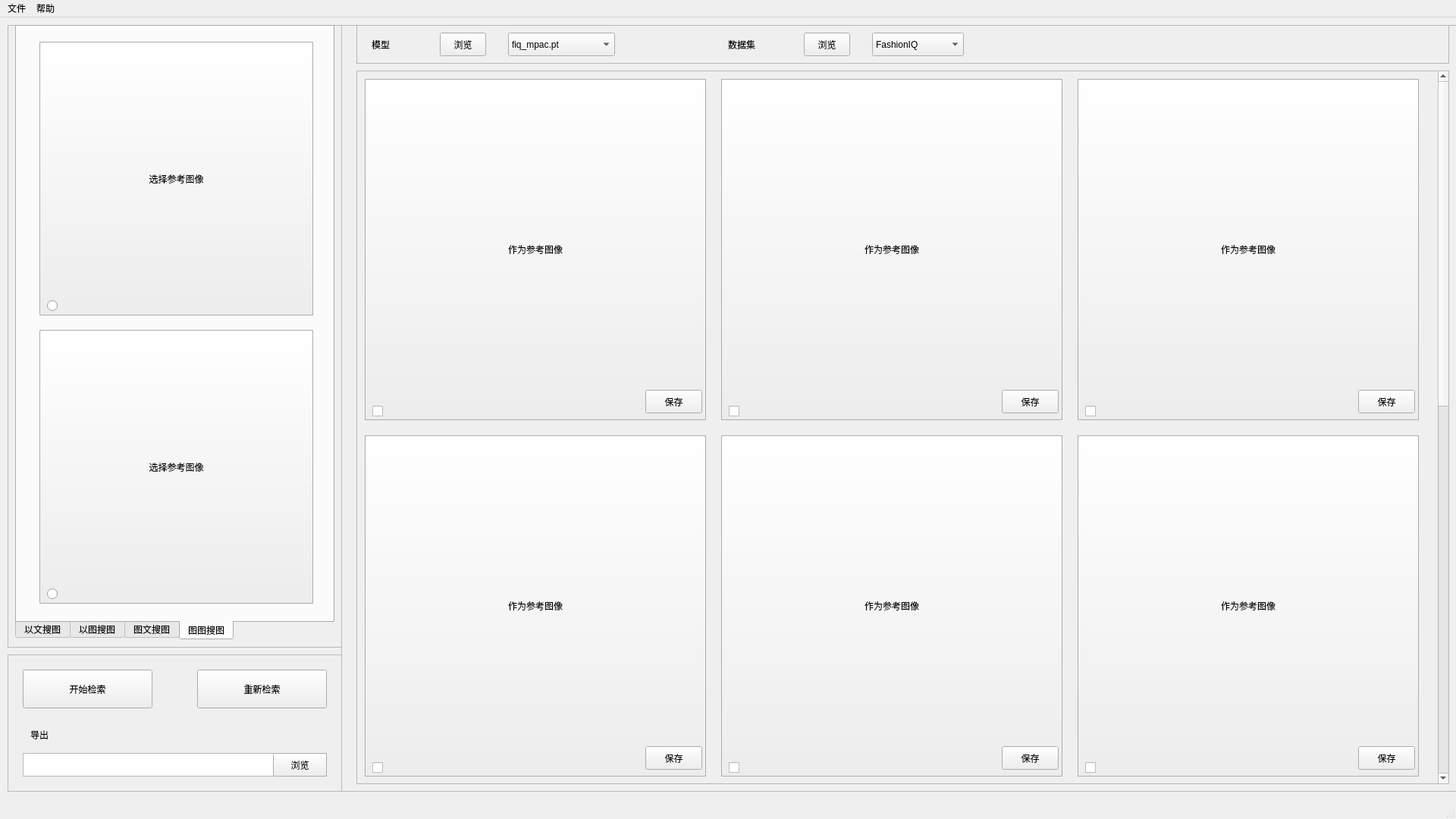
<?xml version="1.0" encoding="UTF-8"?>
<ui version="4.0">
 <class>MainWindow</class>
 <widget class="QMainWindow" name="MainWindow">
  <property name="geometry">
   <rect>
    <x>0</x>
    <y>0</y>
    <width>1920</width>
    <height>1080</height>
   </rect>
  </property>
  <property name="windowTitle">
   <string>MainWindow</string>
  </property>
  <widget class="QWidget" name="centralwidget">
   <widget class="QFrame" name="frame_2">
    <property name="geometry">
     <rect>
      <x>10</x>
      <y>10</y>
      <width>441</width>
      <height>821</height>
     </rect>
    </property>
    <property name="frameShape">
     <enum>QFrame::StyledPanel</enum>
    </property>
    <property name="frameShadow">
     <enum>QFrame::Raised</enum>
    </property>
    <widget class="QTabWidget" name="tabWidget">
     <property name="geometry">
      <rect>
       <x>10</x>
       <y>0</y>
       <width>421</width>
       <height>811</height>
      </rect>
     </property>
     <property name="tabPosition">
      <enum>QTabWidget::South</enum>
     </property>
     <property name="currentIndex">
      <number>3</number>
     </property>
     <widget class="QWidget" name="tab">
      <attribute name="title">
       <string>以文搜图</string>
      </attribute>
      <widget class="QTextEdit" name="textEdit">
       <property name="geometry">
        <rect>
         <x>10</x>
         <y>310</y>
         <width>401</width>
         <height>31</height>
        </rect>
       </property>
       <property name="styleSheet">
        <string notr="true">backgroud-color: rgb(255, 255, 255); font: 11pt &quot;微软雅黑&quot;;</string>
       </property>
      </widget>
      <widget class="QPushButton" name="pushButton_5">
       <property name="geometry">
        <rect>
         <x>110</x>
         <y>360</y>
         <width>196</width>
         <height>23</height>
        </rect>
       </property>
       <property name="text">
        <string>清空</string>
       </property>
      </widget>
      <widget class="QPushButton" name="pushButton_7">
       <property name="geometry">
        <rect>
         <x>380</x>
         <y>310</y>
         <width>31</width>
         <height>31</height>
        </rect>
       </property>
       <property name="text">
        <string/>
       </property>
       <property name="icon">
        <iconset>
         <normaloff>C:/Users/flash/Downloads/nav_全文检索.png</normaloff>C:/Users/flash/Downloads/nav_全文检索.png</iconset>
       </property>
      </widget>
     </widget>
     <widget class="QWidget" name="tab_2">
      <attribute name="title">
       <string>以图搜图</string>
      </attribute>
      <widget class="QGraphicsView" name="refView_0">
       <property name="geometry">
        <rect>
         <x>10</x>
         <y>170</y>
         <width>400</width>
         <height>400</height>
        </rect>
       </property>
      </widget>
      <widget class="QPushButton" name="refButton_0">
       <property name="geometry">
        <rect>
         <x>10</x>
         <y>170</y>
         <width>400</width>
         <height>400</height>
        </rect>
       </property>
       <property name="text">
        <string>选择参考图像</string>
       </property>
      </widget>
      <widget class="QPushButton" name="pushButton_10">
       <property name="geometry">
        <rect>
         <x>380</x>
         <y>540</y>
         <width>31</width>
         <height>31</height>
        </rect>
       </property>
       <property name="text">
        <string/>
       </property>
       <property name="icon">
        <iconset>
         <normaloff>C:/Users/flash/Downloads/nav_全文检索.png</normaloff>C:/Users/flash/Downloads/nav_全文检索.png</iconset>
       </property>
      </widget>
     </widget>
     <widget class="QWidget" name="tab_3">
      <attribute name="title">
       <string>图文搜图</string>
      </attribute>
      <widget class="QTextEdit" name="textEdit_2">
       <property name="geometry">
        <rect>
         <x>10</x>
         <y>550</y>
         <width>401</width>
         <height>31</height>
        </rect>
       </property>
       <property name="styleSheet">
        <string notr="true">font: 11pt &quot;微软雅黑&quot;;</string>
       </property>
      </widget>
      <widget class="QGraphicsView" name="refView_1">
       <property name="geometry">
        <rect>
         <x>10</x>
         <y>70</y>
         <width>400</width>
         <height>400</height>
        </rect>
       </property>
      </widget>
      <widget class="QPushButton" name="pushButton_8">
       <property name="geometry">
        <rect>
         <x>110</x>
         <y>610</y>
         <width>196</width>
         <height>23</height>
        </rect>
       </property>
       <property name="text">
        <string>清空</string>
       </property>
      </widget>
      <widget class="QPushButton" name="refButton_1">
       <property name="geometry">
        <rect>
         <x>10</x>
         <y>70</y>
         <width>400</width>
         <height>400</height>
        </rect>
       </property>
       <property name="text">
        <string>选择参考图像</string>
       </property>
      </widget>
      <widget class="QPushButton" name="pushButton_9">
       <property name="geometry">
        <rect>
         <x>380</x>
         <y>550</y>
         <width>31</width>
         <height>31</height>
        </rect>
       </property>
       <property name="text">
        <string/>
       </property>
       <property name="icon">
        <iconset>
         <normaloff>C:/Users/flash/Downloads/nav_全文检索.png</normaloff>C:/Users/flash/Downloads/nav_全文检索.png</iconset>
       </property>
      </widget>
     </widget>
     <widget class="QWidget" name="tab_4">
      <attribute name="title">
       <string>图图搜图</string>
      </attribute>
      <widget class="QGraphicsView" name="refView_2">
       <property name="geometry">
        <rect>
         <x>30</x>
         <y>20</y>
         <width>361</width>
         <height>361</height>
        </rect>
       </property>
      </widget>
      <widget class="QGraphicsView" name="refView_3">
       <property name="geometry">
        <rect>
         <x>30</x>
         <y>400</y>
         <width>361</width>
         <height>361</height>
        </rect>
       </property>
      </widget>
      <widget class="QRadioButton" name="radioButton_refii2i_0">
       <property name="geometry">
        <rect>
         <x>40</x>
         <y>360</y>
         <width>86</width>
         <height>16</height>
        </rect>
       </property>
       <property name="text">
        <string/>
       </property>
      </widget>
      <widget class="QRadioButton" name="radioButton_refii2i_1">
       <property name="geometry">
        <rect>
         <x>40</x>
         <y>740</y>
         <width>86</width>
         <height>16</height>
        </rect>
       </property>
       <property name="text">
        <string/>
       </property>
      </widget>
      <widget class="QPushButton" name="refButton_3">
       <property name="geometry">
        <rect>
         <x>30</x>
         <y>400</y>
         <width>361</width>
         <height>361</height>
        </rect>
       </property>
       <property name="text">
        <string>选择参考图像</string>
       </property>
      </widget>
      <widget class="QPushButton" name="refButton_2">
       <property name="geometry">
        <rect>
         <x>30</x>
         <y>20</y>
         <width>361</width>
         <height>361</height>
        </rect>
       </property>
       <property name="text">
        <string>选择参考图像</string>
       </property>
      </widget>
      <zorder>refView_2</zorder>
      <zorder>refButton_2</zorder>
      <zorder>refView_3</zorder>
      <zorder>refButton_3</zorder>
      <zorder>radioButton_refii2i_0</zorder>
      <zorder>radioButton_refii2i_1</zorder>
     </widget>
    </widget>
   </widget>
   <widget class="QFrame" name="frame_3">
    <property name="geometry">
     <rect>
      <x>10</x>
      <y>840</y>
      <width>441</width>
      <height>181</height>
     </rect>
    </property>
    <property name="frameShape">
     <enum>QFrame::StyledPanel</enum>
    </property>
    <property name="frameShadow">
     <enum>QFrame::Raised</enum>
    </property>
    <widget class="QPushButton" name="pushButton_3">
     <property name="geometry">
      <rect>
       <x>20</x>
       <y>20</y>
       <width>171</width>
       <height>51</height>
      </rect>
     </property>
     <property name="text">
      <string>开始检索</string>
     </property>
    </widget>
    <widget class="QPushButton" name="pushButton_6">
     <property name="geometry">
      <rect>
       <x>250</x>
       <y>20</y>
       <width>171</width>
       <height>51</height>
      </rect>
     </property>
     <property name="text">
      <string>重新检索</string>
     </property>
    </widget>
    <widget class="QPlainTextEdit" name="plainTextEdit">
     <property name="geometry">
      <rect>
       <x>20</x>
       <y>130</y>
       <width>401</width>
       <height>31</height>
      </rect>
     </property>
    </widget>
    <widget class="QPushButton" name="SaveDirButton">
     <property name="geometry">
      <rect>
       <x>350</x>
       <y>130</y>
       <width>71</width>
       <height>31</height>
      </rect>
     </property>
     <property name="text">
      <string>浏览</string>
     </property>
    </widget>
    <widget class="QLabel" name="label_5">
     <property name="geometry">
      <rect>
       <x>30</x>
       <y>90</y>
       <width>71</width>
       <height>31</height>
      </rect>
     </property>
     <property name="text">
      <string>导出</string>
     </property>
    </widget>
   </widget>
   <widget class="QFrame" name="frame_4">
    <property name="geometry">
     <rect>
      <x>450</x>
      <y>10</y>
      <width>1471</width>
      <height>1011</height>
     </rect>
    </property>
    <property name="frameShape">
     <enum>QFrame::StyledPanel</enum>
    </property>
    <property name="frameShadow">
     <enum>QFrame::Raised</enum>
    </property>
    <widget class="QScrollArea" name="scrollArea">
     <property name="geometry">
      <rect>
       <x>20</x>
       <y>60</y>
       <width>1441</width>
       <height>941</height>
      </rect>
     </property>
     <property name="widgetResizable">
      <bool>true</bool>
     </property>
     <widget class="QWidget" name="scrollAreaWidgetContents">
      <property name="geometry">
       <rect>
        <x>0</x>
        <y>0</y>
        <width>1422</width>
        <height>2000</height>
       </rect>
      </property>
      <property name="minimumSize">
       <size>
        <width>0</width>
        <height>2000</height>
       </size>
      </property>
      <widget class="QGraphicsView" name="graphicsView_0">
       <property name="geometry">
        <rect>
         <x>10</x>
         <y>10</y>
         <width>450</width>
         <height>450</height>
        </rect>
       </property>
      </widget>
      <widget class="QPushButton" name="pushButton_resetRef_0">
       <property name="geometry">
        <rect>
         <x>10</x>
         <y>10</y>
         <width>450</width>
         <height>450</height>
        </rect>
       </property>
       <property name="mouseTracking">
        <bool>false</bool>
       </property>
       <property name="text">
        <string>作为参考图像</string>
       </property>
      </widget>
      <widget class="QCheckBox" name="checkBox_0">
       <property name="geometry">
        <rect>
         <x>20</x>
         <y>440</y>
         <width>68</width>
         <height>16</height>
        </rect>
       </property>
       <property name="text">
        <string/>
       </property>
      </widget>
      <widget class="QPushButton" name="SaveButton_0">
       <property name="geometry">
        <rect>
         <x>380</x>
         <y>420</y>
         <width>75</width>
         <height>31</height>
        </rect>
       </property>
       <property name="text">
        <string>保存</string>
       </property>
      </widget>
      <widget class="QGraphicsView" name="graphicsView_3">
       <property name="geometry">
        <rect>
         <x>10</x>
         <y>480</y>
         <width>450</width>
         <height>450</height>
        </rect>
       </property>
      </widget>
      <widget class="QCheckBox" name="checkBox_3">
       <property name="geometry">
        <rect>
         <x>20</x>
         <y>910</y>
         <width>68</width>
         <height>16</height>
        </rect>
       </property>
       <property name="text">
        <string/>
       </property>
      </widget>
      <widget class="QPushButton" name="SaveButton_3">
       <property name="geometry">
        <rect>
         <x>380</x>
         <y>890</y>
         <width>75</width>
         <height>31</height>
        </rect>
       </property>
       <property name="text">
        <string>保存</string>
       </property>
      </widget>
      <widget class="QPushButton" name="pushButton_resetRef_3">
       <property name="geometry">
        <rect>
         <x>10</x>
         <y>480</y>
         <width>450</width>
         <height>450</height>
        </rect>
       </property>
       <property name="text">
        <string>作为参考图像</string>
       </property>
      </widget>
      <widget class="QGraphicsView" name="graphicsView_1">
       <property name="geometry">
        <rect>
         <x>480</x>
         <y>10</y>
         <width>450</width>
         <height>450</height>
        </rect>
       </property>
      </widget>
      <widget class="QPushButton" name="pushButton_resetRef_1">
       <property name="geometry">
        <rect>
         <x>480</x>
         <y>10</y>
         <width>450</width>
         <height>450</height>
        </rect>
       </property>
       <property name="text">
        <string>作为参考图像</string>
       </property>
      </widget>
      <widget class="QCheckBox" name="checkBox_1">
       <property name="geometry">
        <rect>
         <x>490</x>
         <y>440</y>
         <width>68</width>
         <height>16</height>
        </rect>
       </property>
       <property name="text">
        <string/>
       </property>
      </widget>
      <widget class="QPushButton" name="SaveButton_1">
       <property name="geometry">
        <rect>
         <x>850</x>
         <y>420</y>
         <width>75</width>
         <height>31</height>
        </rect>
       </property>
       <property name="text">
        <string>保存</string>
       </property>
      </widget>
      <widget class="QGraphicsView" name="graphicsView_4">
       <property name="geometry">
        <rect>
         <x>480</x>
         <y>480</y>
         <width>450</width>
         <height>450</height>
        </rect>
       </property>
      </widget>
      <widget class="QPushButton" name="pushButton_resetRef_4">
       <property name="geometry">
        <rect>
         <x>480</x>
         <y>480</y>
         <width>450</width>
         <height>450</height>
        </rect>
       </property>
       <property name="text">
        <string>作为参考图像</string>
       </property>
      </widget>
      <widget class="QCheckBox" name="checkBox_4">
       <property name="geometry">
        <rect>
         <x>490</x>
         <y>910</y>
         <width>68</width>
         <height>16</height>
        </rect>
       </property>
       <property name="text">
        <string/>
       </property>
      </widget>
      <widget class="QPushButton" name="SaveButton_4">
       <property name="geometry">
        <rect>
         <x>850</x>
         <y>890</y>
         <width>75</width>
         <height>31</height>
        </rect>
       </property>
       <property name="text">
        <string>保存</string>
       </property>
      </widget>
      <widget class="QGraphicsView" name="graphicsView_2">
       <property name="geometry">
        <rect>
         <x>950</x>
         <y>10</y>
         <width>450</width>
         <height>450</height>
        </rect>
       </property>
      </widget>
      <widget class="QCheckBox" name="checkBox_2">
       <property name="geometry">
        <rect>
         <x>960</x>
         <y>440</y>
         <width>68</width>
         <height>16</height>
        </rect>
       </property>
       <property name="text">
        <string/>
       </property>
      </widget>
      <widget class="QPushButton" name="pushButton_resetRef_2">
       <property name="geometry">
        <rect>
         <x>950</x>
         <y>10</y>
         <width>450</width>
         <height>450</height>
        </rect>
       </property>
       <property name="text">
        <string>作为参考图像</string>
       </property>
      </widget>
      <widget class="QPushButton" name="SaveButton_2">
       <property name="geometry">
        <rect>
         <x>1320</x>
         <y>420</y>
         <width>75</width>
         <height>31</height>
        </rect>
       </property>
       <property name="text">
        <string>保存</string>
       </property>
      </widget>
      <widget class="QGraphicsView" name="graphicsView_5">
       <property name="geometry">
        <rect>
         <x>950</x>
         <y>480</y>
         <width>450</width>
         <height>450</height>
        </rect>
       </property>
      </widget>
      <widget class="QPushButton" name="pushButton_resetRef_5">
       <property name="geometry">
        <rect>
         <x>950</x>
         <y>480</y>
         <width>450</width>
         <height>450</height>
        </rect>
       </property>
       <property name="text">
        <string>作为参考图像</string>
       </property>
      </widget>
      <widget class="QCheckBox" name="checkBox_5">
       <property name="geometry">
        <rect>
         <x>960</x>
         <y>910</y>
         <width>68</width>
         <height>16</height>
        </rect>
       </property>
       <property name="text">
        <string/>
       </property>
      </widget>
      <widget class="QPushButton" name="SaveButton_5">
       <property name="geometry">
        <rect>
         <x>1320</x>
         <y>890</y>
         <width>75</width>
         <height>31</height>
        </rect>
       </property>
       <property name="text">
        <string>保存</string>
       </property>
      </widget>
      <widget class="QGraphicsView" name="graphicsView_6">
       <property name="geometry">
        <rect>
         <x>10</x>
         <y>950</y>
         <width>450</width>
         <height>450</height>
        </rect>
       </property>
      </widget>
      <widget class="QGraphicsView" name="graphicsView_7">
       <property name="geometry">
        <rect>
         <x>480</x>
         <y>950</y>
         <width>450</width>
         <height>450</height>
        </rect>
       </property>
      </widget>
      <widget class="QGraphicsView" name="graphicsView_8">
       <property name="geometry">
        <rect>
         <x>950</x>
         <y>950</y>
         <width>450</width>
         <height>450</height>
        </rect>
       </property>
      </widget>
      <widget class="QGraphicsView" name="graphicsView_9">
       <property name="geometry">
        <rect>
         <x>10</x>
         <y>1420</y>
         <width>450</width>
         <height>450</height>
        </rect>
       </property>
      </widget>
      <widget class="QGraphicsView" name="graphicsView_10">
       <property name="geometry">
        <rect>
         <x>480</x>
         <y>1420</y>
         <width>450</width>
         <height>450</height>
        </rect>
       </property>
      </widget>
      <widget class="QGraphicsView" name="graphicsView_11">
       <property name="geometry">
        <rect>
         <x>950</x>
         <y>1420</y>
         <width>450</width>
         <height>450</height>
        </rect>
       </property>
      </widget>
      <widget class="QPushButton" name="pushButton_resetRef_6">
       <property name="geometry">
        <rect>
         <x>10</x>
         <y>950</y>
         <width>450</width>
         <height>450</height>
        </rect>
       </property>
       <property name="text">
        <string>作为参考图像</string>
       </property>
      </widget>
      <widget class="QPushButton" name="pushButton_resetRef_7">
       <property name="geometry">
        <rect>
         <x>480</x>
         <y>950</y>
         <width>450</width>
         <height>450</height>
        </rect>
       </property>
       <property name="text">
        <string>作为参考图像</string>
       </property>
      </widget>
      <widget class="QPushButton" name="pushButton_resetRef_8">
       <property name="geometry">
        <rect>
         <x>950</x>
         <y>950</y>
         <width>450</width>
         <height>450</height>
        </rect>
       </property>
       <property name="text">
        <string>作为参考图像</string>
       </property>
      </widget>
      <widget class="QPushButton" name="pushButton_resetRef_9">
       <property name="geometry">
        <rect>
         <x>10</x>
         <y>1420</y>
         <width>450</width>
         <height>450</height>
        </rect>
       </property>
       <property name="text">
        <string>作为参考图像</string>
       </property>
      </widget>
      <widget class="QPushButton" name="pushButton_resetRef_10">
       <property name="geometry">
        <rect>
         <x>480</x>
         <y>1420</y>
         <width>450</width>
         <height>450</height>
        </rect>
       </property>
       <property name="text">
        <string>作为参考图像</string>
       </property>
      </widget>
      <widget class="QPushButton" name="pushButton_resetRef_11">
       <property name="geometry">
        <rect>
         <x>950</x>
         <y>1420</y>
         <width>450</width>
         <height>450</height>
        </rect>
       </property>
       <property name="text">
        <string>作为参考图像</string>
       </property>
      </widget>
      <widget class="QCheckBox" name="checkBox_6">
       <property name="geometry">
        <rect>
         <x>20</x>
         <y>1380</y>
         <width>68</width>
         <height>16</height>
        </rect>
       </property>
       <property name="text">
        <string/>
       </property>
      </widget>
      <widget class="QCheckBox" name="checkBox_7">
       <property name="geometry">
        <rect>
         <x>490</x>
         <y>1380</y>
         <width>68</width>
         <height>16</height>
        </rect>
       </property>
       <property name="text">
        <string/>
       </property>
      </widget>
      <widget class="QCheckBox" name="checkBox_8">
       <property name="geometry">
        <rect>
         <x>960</x>
         <y>1380</y>
         <width>68</width>
         <height>16</height>
        </rect>
       </property>
       <property name="text">
        <string/>
       </property>
      </widget>
      <widget class="QCheckBox" name="checkBox_9">
       <property name="geometry">
        <rect>
         <x>20</x>
         <y>1850</y>
         <width>68</width>
         <height>16</height>
        </rect>
       </property>
       <property name="text">
        <string/>
       </property>
      </widget>
      <widget class="QCheckBox" name="checkBox_10">
       <property name="geometry">
        <rect>
         <x>490</x>
         <y>1850</y>
         <width>68</width>
         <height>16</height>
        </rect>
       </property>
       <property name="text">
        <string/>
       </property>
      </widget>
      <widget class="QCheckBox" name="checkBox_11">
       <property name="geometry">
        <rect>
         <x>960</x>
         <y>1850</y>
         <width>68</width>
         <height>16</height>
        </rect>
       </property>
       <property name="text">
        <string/>
       </property>
      </widget>
      <widget class="QPushButton" name="SaveButton_6">
       <property name="geometry">
        <rect>
         <x>380</x>
         <y>1360</y>
         <width>75</width>
         <height>31</height>
        </rect>
       </property>
       <property name="text">
        <string>保存</string>
       </property>
      </widget>
      <widget class="QPushButton" name="SaveButton_7">
       <property name="geometry">
        <rect>
         <x>850</x>
         <y>1360</y>
         <width>75</width>
         <height>31</height>
        </rect>
       </property>
       <property name="text">
        <string>保存</string>
       </property>
      </widget>
      <widget class="QPushButton" name="SaveButton_8">
       <property name="geometry">
        <rect>
         <x>1320</x>
         <y>1360</y>
         <width>75</width>
         <height>31</height>
        </rect>
       </property>
       <property name="text">
        <string>保存</string>
       </property>
      </widget>
      <widget class="QPushButton" name="SaveButton_9">
       <property name="geometry">
        <rect>
         <x>380</x>
         <y>1830</y>
         <width>75</width>
         <height>31</height>
        </rect>
       </property>
       <property name="text">
        <string>保存</string>
       </property>
      </widget>
      <widget class="QPushButton" name="SaveButton_10">
       <property name="geometry">
        <rect>
         <x>850</x>
         <y>1830</y>
         <width>75</width>
         <height>31</height>
        </rect>
       </property>
       <property name="text">
        <string>保存</string>
       </property>
      </widget>
      <widget class="QPushButton" name="SaveButton_11">
       <property name="geometry">
        <rect>
         <x>1320</x>
         <y>1830</y>
         <width>75</width>
         <height>31</height>
        </rect>
       </property>
       <property name="text">
        <string>保存</string>
       </property>
      </widget>
      <zorder>graphicsView_3</zorder>
      <zorder>pushButton_resetRef_3</zorder>
      <zorder>graphicsView_4</zorder>
      <zorder>pushButton_resetRef_4</zorder>
      <zorder>graphicsView_5</zorder>
      <zorder>pushButton_resetRef_5</zorder>
      <zorder>graphicsView_2</zorder>
      <zorder>pushButton_resetRef_2</zorder>
      <zorder>graphicsView_1</zorder>
      <zorder>pushButton_resetRef_1</zorder>
      <zorder>graphicsView_0</zorder>
      <zorder>pushButton_resetRef_0</zorder>
      <zorder>checkBox_0</zorder>
      <zorder>SaveButton_0</zorder>
      <zorder>checkBox_1</zorder>
      <zorder>SaveButton_1</zorder>
      <zorder>checkBox_4</zorder>
      <zorder>SaveButton_4</zorder>
      <zorder>SaveButton_2</zorder>
      <zorder>checkBox_5</zorder>
      <zorder>SaveButton_5</zorder>
      <zorder>checkBox_2</zorder>
      <zorder>checkBox_3</zorder>
      <zorder>SaveButton_3</zorder>
      <zorder>graphicsView_6</zorder>
      <zorder>graphicsView_7</zorder>
      <zorder>graphicsView_8</zorder>
      <zorder>graphicsView_9</zorder>
      <zorder>graphicsView_10</zorder>
      <zorder>graphicsView_11</zorder>
      <zorder>pushButton_resetRef_6</zorder>
      <zorder>pushButton_resetRef_7</zorder>
      <zorder>pushButton_resetRef_8</zorder>
      <zorder>pushButton_resetRef_9</zorder>
      <zorder>pushButton_resetRef_10</zorder>
      <zorder>pushButton_resetRef_11</zorder>
      <zorder>checkBox_6</zorder>
      <zorder>checkBox_7</zorder>
      <zorder>checkBox_8</zorder>
      <zorder>checkBox_9</zorder>
      <zorder>checkBox_10</zorder>
      <zorder>checkBox_11</zorder>
      <zorder>SaveButton_6</zorder>
      <zorder>SaveButton_7</zorder>
      <zorder>SaveButton_8</zorder>
      <zorder>SaveButton_9</zorder>
      <zorder>SaveButton_10</zorder>
      <zorder>SaveButton_11</zorder>
     </widget>
    </widget>
    <widget class="QFrame" name="frame">
     <property name="geometry">
      <rect>
       <x>20</x>
       <y>0</y>
       <width>1441</width>
       <height>51</height>
      </rect>
     </property>
     <property name="frameShape">
      <enum>QFrame::StyledPanel</enum>
     </property>
     <property name="frameShadow">
      <enum>QFrame::Raised</enum>
     </property>
     <widget class="QLabel" name="label">
      <property name="geometry">
       <rect>
        <x>20</x>
        <y>10</y>
        <width>71</width>
        <height>31</height>
       </rect>
      </property>
      <property name="text">
       <string>模型</string>
      </property>
     </widget>
     <widget class="QLabel" name="label_2">
      <property name="geometry">
       <rect>
        <x>490</x>
        <y>10</y>
        <width>81</width>
        <height>31</height>
       </rect>
      </property>
      <property name="text">
       <string>数据集</string>
      </property>
     </widget>
     <widget class="QComboBox" name="comboBox">
      <property name="geometry">
       <rect>
        <x>680</x>
        <y>10</y>
        <width>121</width>
        <height>31</height>
       </rect>
      </property>
      <item>
       <property name="text">
        <string>FashionIQ</string>
       </property>
      </item>
      <item>
       <property name="text">
        <string>CIRR</string>
       </property>
      </item>
     </widget>
     <widget class="QComboBox" name="comboBox_2">
      <property name="geometry">
       <rect>
        <x>200</x>
        <y>10</y>
        <width>141</width>
        <height>31</height>
       </rect>
      </property>
      <item>
       <property name="text">
        <string>fiq_mpac.pt</string>
       </property>
      </item>
      <item>
       <property name="text">
        <string>cirr_mpac.pt</string>
       </property>
      </item>
      <item>
       <property name="text">
        <string>pic2cup.pt</string>
       </property>
      </item>
     </widget>
     <widget class="QPushButton" name="pushButton_2">
      <property name="geometry">
       <rect>
        <x>110</x>
        <y>10</y>
        <width>61</width>
        <height>31</height>
       </rect>
      </property>
      <property name="text">
       <string>浏览</string>
      </property>
     </widget>
     <widget class="QPushButton" name="pushButton_4">
      <property name="geometry">
       <rect>
        <x>590</x>
        <y>10</y>
        <width>61</width>
        <height>31</height>
       </rect>
      </property>
      <property name="text">
       <string>浏览</string>
      </property>
     </widget>
    </widget>
   </widget>
  </widget>
  <widget class="QMenuBar" name="menubar">
   <property name="geometry">
    <rect>
     <x>0</x>
     <y>0</y>
     <width>1920</width>
     <height>22</height>
    </rect>
   </property>
   <widget class="QMenu" name="menu">
    <property name="title">
     <string>文件</string>
    </property>
    <addaction name="actionOpen_2"/>
    <addaction name="actionSave_2"/>
    <addaction name="actionSetting"/>
    <addaction name="actionQuit_2"/>
   </widget>
   <widget class="QMenu" name="menu_2">
    <property name="title">
     <string>帮助</string>
    </property>
   </widget>
   <addaction name="menu"/>
   <addaction name="menu_2"/>
  </widget>
  <widget class="QStatusBar" name="statusbar"/>
  <action name="actionQuit">
   <property name="text">
    <string>Quit</string>
   </property>
  </action>
  <action name="actionOpen">
   <property name="text">
    <string>Open</string>
   </property>
  </action>
  <action name="actionSave">
   <property name="text">
    <string>Save</string>
   </property>
  </action>
  <action name="actionOpen_2">
   <property name="text">
    <string>打开</string>
   </property>
  </action>
  <action name="actionSave_2">
   <property name="text">
    <string>保存</string>
   </property>
  </action>
  <action name="actionQuit_2">
   <property name="text">
    <string>退出</string>
   </property>
  </action>
  <action name="actionSetting">
   <property name="text">
    <string>设置</string>
   </property>
  </action>
 </widget>
 <resources/>
 <connections>
  <connection>
   <sender>refButton_0</sender>
   <signal>clicked()</signal>
   <receiver>MainWindow</receiver>
   <slot>choose_refImage()</slot>
   <hints>
    <hint type="sourcelabel">
     <x>81</x>
     <y>224</y>
    </hint>
    <hint type="destinationlabel">
     <x>300</x>
     <y>674</y>
    </hint>
   </hints>
  </connection>
  <connection>
   <sender>pushButton_3</sender>
   <signal>clicked()</signal>
   <receiver>MainWindow</receiver>
   <slot>retrieval_and_show()</slot>
   <hints>
    <hint type="sourcelabel">
     <x>78</x>
     <y>904</y>
    </hint>
    <hint type="destinationlabel">
     <x>477</x>
     <y>392</y>
    </hint>
   </hints>
  </connection>
  <connection>
   <sender>comboBox</sender>
   <signal>activated(int)</signal>
   <receiver>MainWindow</receiver>
   <slot>choose_dataset()</slot>
   <hints>
    <hint type="sourcelabel">
     <x>1222</x>
     <y>59</y>
    </hint>
    <hint type="destinationlabel">
     <x>480</x>
     <y>116</y>
    </hint>
   </hints>
  </connection>
  <connection>
   <sender>pushButton_5</sender>
   <signal>clicked()</signal>
   <receiver>MainWindow</receiver>
   <slot>clear_modificationText()</slot>
   <hints>
    <hint type="sourcelabel">
     <x>314</x>
     <y>410</y>
    </hint>
    <hint type="destinationlabel">
     <x>480</x>
     <y>689</y>
    </hint>
   </hints>
  </connection>
  <connection>
   <sender>pushButton_6</sender>
   <signal>clicked()</signal>
   <receiver>MainWindow</receiver>
   <slot>clear_all()</slot>
   <hints>
    <hint type="sourcelabel">
     <x>320</x>
     <y>904</y>
    </hint>
    <hint type="destinationlabel">
     <x>1915</x>
     <y>538</y>
    </hint>
   </hints>
  </connection>
  <connection>
   <sender>comboBox_2</sender>
   <signal>activated(int)</signal>
   <receiver>MainWindow</receiver>
   <slot>choose_model()</slot>
   <hints>
    <hint type="sourcelabel">
     <x>739</x>
     <y>61</y>
    </hint>
    <hint type="destinationlabel">
     <x>201</x>
     <y>116</y>
    </hint>
   </hints>
  </connection>
  <connection>
   <sender>pushButton_2</sender>
   <signal>clicked()</signal>
   <receiver>MainWindow</receiver>
   <slot>load_model()</slot>
   <hints>
    <hint type="sourcelabel">
     <x>613</x>
     <y>60</y>
    </hint>
    <hint type="destinationlabel">
     <x>117</x>
     <y>113</y>
    </hint>
   </hints>
  </connection>
  <connection>
   <sender>pushButton_4</sender>
   <signal>clicked()</signal>
   <receiver>MainWindow</receiver>
   <slot>load_data_dir()</slot>
   <hints>
    <hint type="sourcelabel">
     <x>1082</x>
     <y>56</y>
    </hint>
    <hint type="destinationlabel">
     <x>363</x>
     <y>106</y>
    </hint>
   </hints>
  </connection>
  <connection>
   <sender>SaveDirButton</sender>
   <signal>clicked()</signal>
   <receiver>MainWindow</receiver>
   <slot>get_save_dir()</slot>
   <hints>
    <hint type="sourcelabel">
     <x>414</x>
     <y>1003</y>
    </hint>
    <hint type="destinationlabel">
     <x>252</x>
     <y>1059</y>
    </hint>
   </hints>
  </connection>
  <connection>
   <sender>checkBox_0</sender>
   <signal>clicked(bool)</signal>
   <receiver>MainWindow</receiver>
   <slot>add_refImgs()</slot>
   <hints>
    <hint type="sourcelabel">
     <x>518</x>
     <y>533</y>
    </hint>
    <hint type="destinationlabel">
     <x>485</x>
     <y>432</y>
    </hint>
   </hints>
  </connection>
  <connection>
   <sender>SaveButton_5</sender>
   <signal>clicked()</signal>
   <receiver>MainWindow</receiver>
   <slot>save_image()</slot>
   <hints>
    <hint type="sourcelabel">
     <x>1825</x>
     <y>983</y>
    </hint>
    <hint type="destinationlabel">
     <x>1764</x>
     <y>1058</y>
    </hint>
   </hints>
  </connection>
  <connection>
   <sender>pushButton_resetRef_4</sender>
   <signal>clicked()</signal>
   <receiver>MainWindow</receiver>
   <slot>reset_refImg()</slot>
   <hints>
    <hint type="sourcelabel">
     <x>1232</x>
     <y>573</y>
    </hint>
    <hint type="destinationlabel">
     <x>1211</x>
     <y>1051</y>
    </hint>
   </hints>
  </connection>
  <connection>
   <sender>SaveButton_1</sender>
   <signal>clicked()</signal>
   <receiver>MainWindow</receiver>
   <slot>save_image()</slot>
   <hints>
    <hint type="sourcelabel">
     <x>1358</x>
     <y>513</y>
    </hint>
    <hint type="destinationlabel">
     <x>485</x>
     <y>646</y>
    </hint>
   </hints>
  </connection>
  <connection>
   <sender>checkBox_2</sender>
   <signal>clicked(bool)</signal>
   <receiver>MainWindow</receiver>
   <slot>add_refImgs()</slot>
   <hints>
    <hint type="sourcelabel">
     <x>1439</x>
     <y>533</y>
    </hint>
    <hint type="destinationlabel">
     <x>1341</x>
     <y>-11</y>
    </hint>
   </hints>
  </connection>
  <connection>
   <sender>checkBox_1</sender>
   <signal>clicked(bool)</signal>
   <receiver>MainWindow</receiver>
   <slot>add_refImgs()</slot>
   <hints>
    <hint type="sourcelabel">
     <x>964</x>
     <y>533</y>
    </hint>
    <hint type="destinationlabel">
     <x>487</x>
     <y>451</y>
    </hint>
   </hints>
  </connection>
  <connection>
   <sender>SaveButton_2</sender>
   <signal>clicked()</signal>
   <receiver>MainWindow</receiver>
   <slot>save_image()</slot>
   <hints>
    <hint type="sourcelabel">
     <x>1846</x>
     <y>513</y>
    </hint>
    <hint type="destinationlabel">
     <x>1730</x>
     <y>-5</y>
    </hint>
   </hints>
  </connection>
  <connection>
   <sender>SaveButton_0</sender>
   <signal>clicked()</signal>
   <receiver>MainWindow</receiver>
   <slot>save_image()</slot>
   <hints>
    <hint type="sourcelabel">
     <x>901</x>
     <y>513</y>
    </hint>
    <hint type="destinationlabel">
     <x>484</x>
     <y>491</y>
    </hint>
   </hints>
  </connection>
  <connection>
   <sender>pushButton_resetRef_1</sender>
   <signal>clicked()</signal>
   <receiver>MainWindow</receiver>
   <slot>reset_refImg()</slot>
   <hints>
    <hint type="sourcelabel">
     <x>1218</x>
     <y>103</y>
    </hint>
    <hint type="destinationlabel">
     <x>492</x>
     <y>275</y>
    </hint>
   </hints>
  </connection>
  <connection>
   <sender>checkBox_4</sender>
   <signal>clicked(bool)</signal>
   <receiver>MainWindow</receiver>
   <slot>add_refImgs()</slot>
   <hints>
    <hint type="sourcelabel">
     <x>966</x>
     <y>1004</y>
    </hint>
    <hint type="destinationlabel">
     <x>986</x>
     <y>1053</y>
    </hint>
   </hints>
  </connection>
  <connection>
   <sender>checkBox_5</sender>
   <signal>clicked(bool)</signal>
   <receiver>MainWindow</receiver>
   <slot>add_refImgs()</slot>
   <hints>
    <hint type="sourcelabel">
     <x>1438</x>
     <y>1004</y>
    </hint>
    <hint type="destinationlabel">
     <x>1455</x>
     <y>1053</y>
    </hint>
   </hints>
  </connection>
  <connection>
   <sender>SaveButton_4</sender>
   <signal>clicked()</signal>
   <receiver>MainWindow</receiver>
   <slot>save_image()</slot>
   <hints>
    <hint type="sourcelabel">
     <x>1341</x>
     <y>984</y>
    </hint>
    <hint type="destinationlabel">
     <x>1323</x>
     <y>1057</y>
    </hint>
   </hints>
  </connection>
  <connection>
   <sender>pushButton_resetRef_2</sender>
   <signal>clicked()</signal>
   <receiver>MainWindow</receiver>
   <slot>reset_refImg()</slot>
   <hints>
    <hint type="sourcelabel">
     <x>1696</x>
     <y>103</y>
    </hint>
    <hint type="destinationlabel">
     <x>1464</x>
     <y>-6</y>
    </hint>
   </hints>
  </connection>
  <connection>
   <sender>SaveButton_3</sender>
   <signal>clicked()</signal>
   <receiver>MainWindow</receiver>
   <slot>save_image()</slot>
   <hints>
    <hint type="sourcelabel">
     <x>898</x>
     <y>984</y>
    </hint>
    <hint type="destinationlabel">
     <x>485</x>
     <y>990</y>
    </hint>
   </hints>
  </connection>
  <connection>
   <sender>checkBox_3</sender>
   <signal>clicked(bool)</signal>
   <receiver>MainWindow</receiver>
   <slot>add_refImgs()</slot>
   <hints>
    <hint type="sourcelabel">
     <x>493</x>
     <y>1004</y>
    </hint>
    <hint type="destinationlabel">
     <x>499</x>
     <y>1049</y>
    </hint>
   </hints>
  </connection>
  <connection>
   <sender>tabWidget</sender>
   <signal>currentChanged(int)</signal>
   <receiver>MainWindow</receiver>
   <slot>choose_retrieval_mode()</slot>
   <hints>
    <hint type="sourcelabel">
     <x>50</x>
     <y>549</y>
    </hint>
    <hint type="destinationlabel">
     <x>445</x>
     <y>23</y>
    </hint>
   </hints>
  </connection>
  <connection>
   <sender>refButton_1</sender>
   <signal>clicked()</signal>
   <receiver>MainWindow</receiver>
   <slot>choose_refImage()</slot>
   <hints>
    <hint type="sourcelabel">
     <x>151</x>
     <y>116</y>
    </hint>
    <hint type="destinationlabel">
     <x>5</x>
     <y>722</y>
    </hint>
   </hints>
  </connection>
  <connection>
   <sender>refButton_2</sender>
   <signal>clicked()</signal>
   <receiver>MainWindow</receiver>
   <slot>choose_refImage()</slot>
   <hints>
    <hint type="sourcelabel">
     <x>138</x>
     <y>62</y>
    </hint>
    <hint type="destinationlabel">
     <x>8</x>
     <y>468</y>
    </hint>
   </hints>
  </connection>
  <connection>
   <sender>refButton_3</sender>
   <signal>clicked()</signal>
   <receiver>MainWindow</receiver>
   <slot>choose_refImage()</slot>
   <hints>
    <hint type="sourcelabel">
     <x>164</x>
     <y>449</y>
    </hint>
    <hint type="destinationlabel">
     <x>2</x>
     <y>866</y>
    </hint>
   </hints>
  </connection>
  <connection>
   <sender>pushButton_resetRef_0</sender>
   <signal>clicked()</signal>
   <receiver>MainWindow</receiver>
   <slot>reset_refImg()</slot>
   <hints>
    <hint type="sourcelabel">
     <x>714</x>
     <y>103</y>
    </hint>
    <hint type="destinationlabel">
     <x>430</x>
     <y>-12</y>
    </hint>
   </hints>
  </connection>
  <connection>
   <sender>pushButton_resetRef_3</sender>
   <signal>clicked()</signal>
   <receiver>MainWindow</receiver>
   <slot>reset_refImg()</slot>
   <hints>
    <hint type="sourcelabel">
     <x>655</x>
     <y>573</y>
    </hint>
    <hint type="destinationlabel">
     <x>457</x>
     <y>1050</y>
    </hint>
   </hints>
  </connection>
  <connection>
   <sender>pushButton_resetRef_5</sender>
   <signal>clicked()</signal>
   <receiver>MainWindow</receiver>
   <slot>reset_refImg()</slot>
   <hints>
    <hint type="sourcelabel">
     <x>1651</x>
     <y>573</y>
    </hint>
    <hint type="destinationlabel">
     <x>1418</x>
     <y>1052</y>
    </hint>
   </hints>
  </connection>
  <connection>
   <sender>pushButton_7</sender>
   <signal>clicked()</signal>
   <receiver>MainWindow</receiver>
   <slot>retrieval_and_show()</slot>
   <hints>
    <hint type="sourcelabel">
     <x>418</x>
     <y>355</y>
    </hint>
    <hint type="destinationlabel">
     <x>5</x>
     <y>366</y>
    </hint>
   </hints>
  </connection>
  <connection>
   <sender>pushButton_9</sender>
   <signal>clicked()</signal>
   <receiver>MainWindow</receiver>
   <slot>retrieval_and_show()</slot>
   <hints>
    <hint type="sourcelabel">
     <x>412</x>
     <y>600</y>
    </hint>
    <hint type="destinationlabel">
     <x>7</x>
     <y>589</y>
    </hint>
   </hints>
  </connection>
  <connection>
   <sender>pushButton_10</sender>
   <signal>clicked()</signal>
   <receiver>MainWindow</receiver>
   <slot>retrieval_and_show()</slot>
   <hints>
    <hint type="sourcelabel">
     <x>418</x>
     <y>586</y>
    </hint>
    <hint type="destinationlabel">
     <x>0</x>
     <y>622</y>
    </hint>
   </hints>
  </connection>
  <connection>
   <sender>pushButton_resetRef_6</sender>
   <signal>clicked()</signal>
   <receiver>MainWindow</receiver>
   <slot>reset_refImg()</slot>
   <hints>
    <hint type="sourcelabel">
     <x>588</x>
     <y>1044</y>
    </hint>
    <hint type="destinationlabel">
     <x>4</x>
     <y>848</y>
    </hint>
   </hints>
  </connection>
  <connection>
   <sender>pushButton_resetRef_7</sender>
   <signal>clicked()</signal>
   <receiver>MainWindow</receiver>
   <slot>reset_refImg()</slot>
   <hints>
    <hint type="sourcelabel">
     <x>1127</x>
     <y>1044</y>
    </hint>
    <hint type="destinationlabel">
     <x>0</x>
     <y>768</y>
    </hint>
   </hints>
  </connection>
  <connection>
   <sender>pushButton_resetRef_8</sender>
   <signal>clicked()</signal>
   <receiver>MainWindow</receiver>
   <slot>reset_refImg()</slot>
   <hints>
    <hint type="sourcelabel">
     <x>1734</x>
     <y>1044</y>
    </hint>
    <hint type="destinationlabel">
     <x>1924</x>
     <y>788</y>
    </hint>
   </hints>
  </connection>
  <connection>
   <sender>pushButton_resetRef_9</sender>
   <signal>clicked()</signal>
   <receiver>MainWindow</receiver>
   <slot>reset_refImg()</slot>
   <hints>
    <hint type="sourcelabel">
     <x>727</x>
     <y>1514</y>
    </hint>
    <hint type="destinationlabel">
     <x>532</x>
     <y>1044</y>
    </hint>
   </hints>
  </connection>
  <connection>
   <sender>pushButton_resetRef_10</sender>
   <signal>clicked()</signal>
   <receiver>MainWindow</receiver>
   <slot>reset_refImg()</slot>
   <hints>
    <hint type="sourcelabel">
     <x>1288</x>
     <y>1514</y>
    </hint>
    <hint type="destinationlabel">
     <x>1072</x>
     <y>1058</y>
    </hint>
   </hints>
  </connection>
  <connection>
   <sender>pushButton_resetRef_11</sender>
   <signal>clicked()</signal>
   <receiver>MainWindow</receiver>
   <slot>reset_refImg()</slot>
   <hints>
    <hint type="sourcelabel">
     <x>1551</x>
     <y>1514</y>
    </hint>
    <hint type="destinationlabel">
     <x>1456</x>
     <y>1056</y>
    </hint>
   </hints>
  </connection>
  <connection>
   <sender>checkBox_6</sender>
   <signal>clicked(bool)</signal>
   <receiver>MainWindow</receiver>
   <slot>add_refImgs()</slot>
   <hints>
    <hint type="sourcelabel">
     <x>524</x>
     <y>1474</y>
    </hint>
    <hint type="destinationlabel">
     <x>959</x>
     <y>539</y>
    </hint>
   </hints>
  </connection>
  <connection>
   <sender>checkBox_7</sender>
   <signal>clicked()</signal>
   <receiver>MainWindow</receiver>
   <slot>add_refImgs()</slot>
   <hints>
    <hint type="sourcelabel">
     <x>976</x>
     <y>1474</y>
    </hint>
    <hint type="destinationlabel">
     <x>1887</x>
     <y>1054</y>
    </hint>
   </hints>
  </connection>
  <connection>
   <sender>checkBox_8</sender>
   <signal>clicked()</signal>
   <receiver>MainWindow</receiver>
   <slot>add_refImgs()</slot>
   <hints>
    <hint type="sourcelabel">
     <x>1467</x>
     <y>1474</y>
    </hint>
    <hint type="destinationlabel">
     <x>1880</x>
     <y>1045</y>
    </hint>
   </hints>
  </connection>
  <connection>
   <sender>checkBox_9</sender>
   <signal>clicked()</signal>
   <receiver>MainWindow</receiver>
   <slot>add_refImgs()</slot>
   <hints>
    <hint type="sourcelabel">
     <x>503</x>
     <y>1944</y>
    </hint>
    <hint type="destinationlabel">
     <x>446</x>
     <y>1056</y>
    </hint>
   </hints>
  </connection>
  <connection>
   <sender>checkBox_10</sender>
   <signal>clicked()</signal>
   <receiver>MainWindow</receiver>
   <slot>add_refImgs()</slot>
   <hints>
    <hint type="sourcelabel">
     <x>972</x>
     <y>1944</y>
    </hint>
    <hint type="destinationlabel">
     <x>895</x>
     <y>1054</y>
    </hint>
   </hints>
  </connection>
  <connection>
   <sender>SaveButton_6</sender>
   <signal>clicked()</signal>
   <receiver>MainWindow</receiver>
   <slot>save_image()</slot>
   <hints>
    <hint type="sourcelabel">
     <x>893</x>
     <y>1454</y>
    </hint>
    <hint type="destinationlabel">
     <x>8</x>
     <y>684</y>
    </hint>
   </hints>
  </connection>
  <connection>
   <sender>SaveButton_7</sender>
   <signal>clicked()</signal>
   <receiver>MainWindow</receiver>
   <slot>save_image()</slot>
   <hints>
    <hint type="sourcelabel">
     <x>1374</x>
     <y>1454</y>
    </hint>
    <hint type="destinationlabel">
     <x>7</x>
     <y>616</y>
    </hint>
   </hints>
  </connection>
  <connection>
   <sender>SaveButton_8</sender>
   <signal>clicked()</signal>
   <receiver>MainWindow</receiver>
   <slot>save_image()</slot>
   <hints>
    <hint type="sourcelabel">
     <x>1841</x>
     <y>1453</y>
    </hint>
    <hint type="destinationlabel">
     <x>1847</x>
     <y>1058</y>
    </hint>
   </hints>
  </connection>
  <connection>
   <sender>SaveButton_9</sender>
   <signal>clicked()</signal>
   <receiver>MainWindow</receiver>
   <slot>save_image()</slot>
   <hints>
    <hint type="sourcelabel">
     <x>886</x>
     <y>1924</y>
    </hint>
    <hint type="destinationlabel">
     <x>790</x>
     <y>1047</y>
    </hint>
   </hints>
  </connection>
  <connection>
   <sender>SaveButton_10</sender>
   <signal>clicked()</signal>
   <receiver>MainWindow</receiver>
   <slot>save_image()</slot>
   <hints>
    <hint type="sourcelabel">
     <x>1351</x>
     <y>1924</y>
    </hint>
    <hint type="destinationlabel">
     <x>806</x>
     <y>1056</y>
    </hint>
   </hints>
  </connection>
  <connection>
   <sender>SaveButton_11</sender>
   <signal>clicked()</signal>
   <receiver>MainWindow</receiver>
   <slot>save_image()</slot>
   <hints>
    <hint type="sourcelabel">
     <x>1831</x>
     <y>1923</y>
    </hint>
    <hint type="destinationlabel">
     <x>1827</x>
     <y>1058</y>
    </hint>
   </hints>
  </connection>
 </connections>
 <slots>
  <slot>choose_refImage()</slot>
  <slot>load_model()</slot>
  <slot>retrieval_and_show()</slot>
  <slot>get_mod_text()</slot>
  <slot>choose_dataset()</slot>
  <slot>clear_modificationText()</slot>
  <slot>clear_all()</slot>
  <slot>reset_refImg()</slot>
  <slot>choose_model()</slot>
  <slot>load_data_dir()</slot>
  <slot>choose_retrieval_mode()</slot>
  <slot>add_refImgs()</slot>
  <slot>remove_refImgs()</slot>
  <slot>save_image()</slot>
  <slot>get_save_dir()</slot>
 </slots>
</ui>
